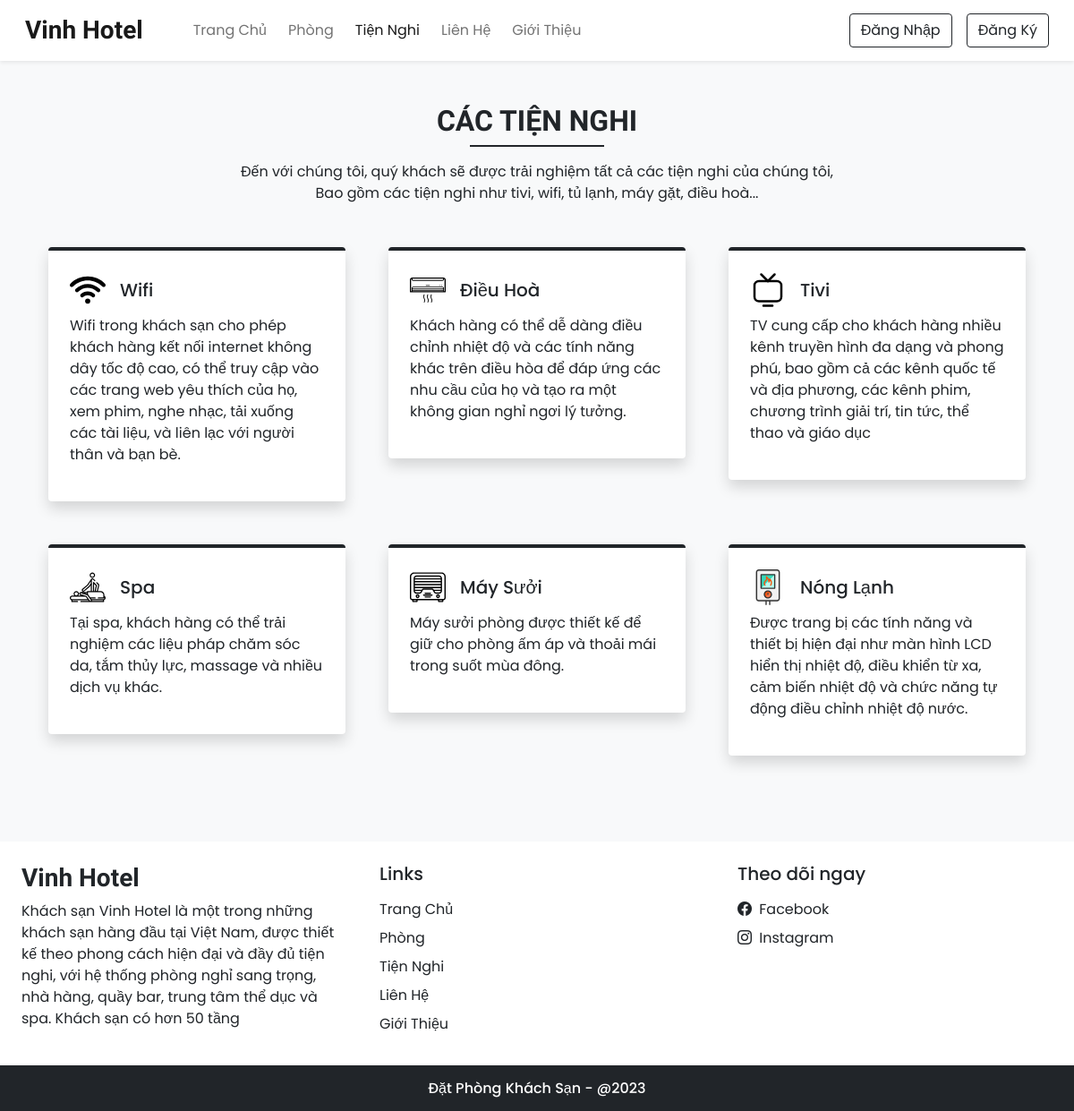
Screenshot of /facilities.php with the database file from the repository.
### tables this page shows
CREATE TABLE `settings` (
  `sr_no` int(11) NOT NULL,
  `site_title` varchar(50) NOT NULL,
  `site_about` varchar(250) NOT NULL,
  `shutdown` tinyint(1) NOT NULL
);

CREATE TABLE `facilities` (
  `id` int(11) NOT NULL,
  `icon` varchar(100) NOT NULL,
  `name` varchar(50) NOT NULL,
  `description` varchar(250) NOT NULL
);

### admin/inc/db_config.php (called while the page is built, shortened)
<?php
  function selectAll($table)
  {
    $con = $GLOBALS['con'];
    $res = mysqli_query($con,"SELECT * FROM $table");
    return $res;
  }
  function select($sql,$values,$datatypes)
  {
    $con = $GLOBALS['con'];
    if($stmt = mysqli_prepare($con,$sql))
    {
      mysqli_stmt_bind_param($stmt,$datatypes,...$values);
      if(mysqli_stmt_execute($stmt)){
        $res = mysqli_stmt_get_result($stmt);
        return $res;
      }
      else{
        mysqli_stmt_close($stmt);
        die("Query cannot be executed - Select");
      }
    }
    else{
      die("Query cannot be prepared - Select");
    }
  }
?>

### facilities.php (the view, shortened to what this page needs)
<!DOCTYPE html>
<html lang="en">
<head>
  <?php require('inc/links.php'); ?>
</head>
<body class="bg-light">
  <?php require('inc/header.php'); ?>
  <div class="my-5 px-4">
    <h2 class="fw-bold h-font text-center">CÁC TIỆN NGHI</h2>
    <div class="h-line bg-dark"></div>
    <p class="text-center mt-3">
      Đến với chúng tôi, quý khách sẽ được trải nghiệm tất
        cả các tiện nghi của chúng tôi,<br> Bao gồm các tiện nghi như tivi, wifi, tủ lạnh, máy gặt,
        điều hoà...
    </p>
  </div>
  <div class="container">
    <div class="row">
      <?php
        $res = selectAll('facilities');
        $path = FACILITIES_IMG_PATH;
        while($row = mysqli_fetch_assoc($res)){
          echo<<<data
            <div class="col-lg-4 col-md-6 mb-5 px-4">
              <div class="bg-white rounded shadow p-4 border-top border-4 border-dark pop">
                <div class="d-flex align-items-center mb-2">
                  <img src="$path$row[icon]" width="40px">
                  <h5 class="m-0 ms-3">$row[name]</h5>
                </div>
                <p>$row[description]</p>
              </div>
            </div>
          data;
        }
      ?>
    </div>
  </div>
  <?php require('inc/footer.php'); ?>
</body>
</html>

### inc/header.php (shortened to what this page needs)
<nav id="nav-bar" class="navbar navbar-expand-lg navbar-light bg-white px-lg-3 py-lg-2 shadow-sm sticky-top">
  <div class="container-fluid">
    <a class="navbar-brand me-5 fw-bold fs-3 h-font" href="index.php"><?php echo $settings_r['site_title'] ?></a>
    <div class="collapse navbar-collapse" id="navbarSupportedContent">
      <ul class="navbar-nav me-auto mb-2 mb-lg-0">
        <li class="nav-item">
          <a class="nav-link me-2" href="index.php">Trang Chủ</a>
        </li>
        <li class="nav-item">
          <a class="nav-link me-2" href="rooms.php">Phòng</a>
        </li>
        <li class="nav-item">
          <a class="nav-link me-2" href="facilities.php">Tiện Nghi</a>
        </li>
        <li class="nav-item">
          <a class="nav-link me-2" href="contact.php">Liên Hệ</a>
        </li>
        <li class="nav-item">
          <a class="nav-link" href="about.php">Giới Thiệu</a>
        </li>
      </ul>
      <div class="d-flex">
        <?php
          if(isset($_SESSION['login']) && $_SESSION['login']==true)
          {
            $path = USERS_IMG_PATH;
            echo<<<data
              <div class="btn-group">
                <button type="button" class="btn btn-outline-dark shadow-none dropdown-toggle" data-bs-toggle="dropdown" data-bs-display="static" aria-expanded="false">
                  <img src="$path$_SESSION[uPic]" style="width: 25px; height: 25px;" class="me-1 rounded-circle">
                  $_SESSION[uName]
                </button>
                <ul class="dropdown-menu dropdown-menu-lg-end">
                  <li><a class="dropdown-item" href="profile.php">Thông Tin</a></li>
                  <li><a class="dropdown-item" href="bookings.php">Phòng Đặt</a></li>
                  <li><a class="dropdown-item" href="logout.php">Đăng Xuất</a></li>
                </ul>
              </div>
            data;
          }
          else
          {
            echo<<<data
              <button type="button" class="btn btn-outline-dark shadow-none me-lg-3 me-2" data-bs-toggle="modal" data-bs-target="#loginModal">
                Đăng Nhập
              </button>
              <button type="button" class="btn btn-outline-dark shadow-none" data-bs-toggle="modal" data-bs-target="#registerModal">
                Đăng Ký
              </button>
            data;
          }
        ?>
      </div>
    </div>
  </div>
</nav>

### inc/footer.php (shortened to what this page needs)
<div class="container-fluid bg-white mt-5">
  <div class="row">
    <div class="col-lg-4 p-4">
      <h3 class="h-font fw-bold fs-3 mb-2"><?php echo $settings_r['site_title'] ?></h3>
      <p>
        <?php echo $settings_r['site_about'] ?>
      </p>
    </div>
    <div class="col-lg-4 p-4">
      <h5 class="mb-3">Links</h5>
      <a href="index.php" class="d-inline-block mb-2 text-dark text-decoration-none">Trang Chủ</a> <br>
      <a href="rooms.php" class="d-inline-block mb-2 text-dark text-decoration-none">Phòng</a> <br>
      <a href="facilities.php" class="d-inline-block mb-2 text-dark text-decoration-none">Tiện Nghi</a> <br>
      <a href="contact.php" class="d-inline-block mb-2 text-dark text-decoration-none">Liên Hệ</a> <br>
      <a href="about.php" class="d-inline-block mb-2 text-dark text-decoration-none">Giới Thiệu</a>
    </div>
    <div class="col-lg-4 p-4">
        <h5 class="mb-3">Theo dõi ngay</h5>
        <a href="<?php echo $contact_r['fb'] ?>" class="d-inline-block text-dark text-decoration-none mb-2">
          <i class="bi bi-facebook me-1"></i> Facebook
        </a><br>
        <a href="<?php echo $contact_r['insta'] ?>" class="d-inline-block text-dark text-decoration-none">
          <i class="bi bi-instagram me-1"></i> Instagram
        </a><br>
    </div>
  </div>
</div>
<h6 class="text-center bg-dark text-white p-3 m-0">Đặt Phòng Khách Sạn - @2023</h6>

### css/common.css (style rules this page uses)
:root { --teal: #2ec1ac; --teal_hover: #279e8c; }
* { font-family: 'Poppins', sans-serif; }
.h-font { font-family: 'Merienda', cursive; }
.h-line { width: 150px; margin: 0 auto; height: 1.7px; }

### rows the page displays
settings: site_title "Vinh Hotel", site_about "Khách sạn Vinh Hotel là một trong những khách sạn hàng đầu tại Việt Nam, được thiết kế theo phong cách hiện đại và đầy đủ tiện nghi, với hệ thống phòng nghỉ sang trọng, nhà hàng, quầy bar, trung tâm thể dục và spa. Khách sạn có hơn 50 tầng"
facilities: icon (picture), name "Wifi", description "Wifi trong khách sạn cho phép khách hàng kết nối internet không dây tốc độ cao, có thể truy cập vào các trang web yêu thích của họ, xem phim, nghe nhạc, tải xuống các tài liệu, và liên lạc với người thân và bạn bè."
facilities: icon (picture), name "Điều Hoà", description "Khách hàng có thể dễ dàng điều chỉnh nhiệt độ và các tính năng khác trên điều hòa để đáp ứng các nhu cầu của họ và tạo ra một không gian nghỉ ngơi lý tưởng."
facilities: icon (picture), name "Tivi", description "TV cung cấp cho khách hàng nhiều kênh truyền hình đa dạng và phong phú, bao gồm cả các kênh quốc tế và địa phương, các kênh phim, chương trình giải trí, tin tức, thể thao và giáo dục"
facilities: icon (picture), name "Spa", description "Tại spa, khách hàng có thể trải nghiệm các liệu pháp chăm sóc da, tắm thủy lực, massage và nhiều dịch vụ khác."
facilities: icon (picture), name "Máy Sưởi", description "Máy sưởi phòng được thiết kế để giữ cho phòng ấm áp và thoải mái trong suốt mùa đông."
facilities: icon (picture), name "Nóng Lạnh", description "Được trang bị các tính năng và thiết bị hiện đại như màn hình LCD hiển thị nhiệt độ, điều khiển từ xa, cảm biến nhiệt độ và chức năng tự động điều chỉnh nhiệt độ nước."
